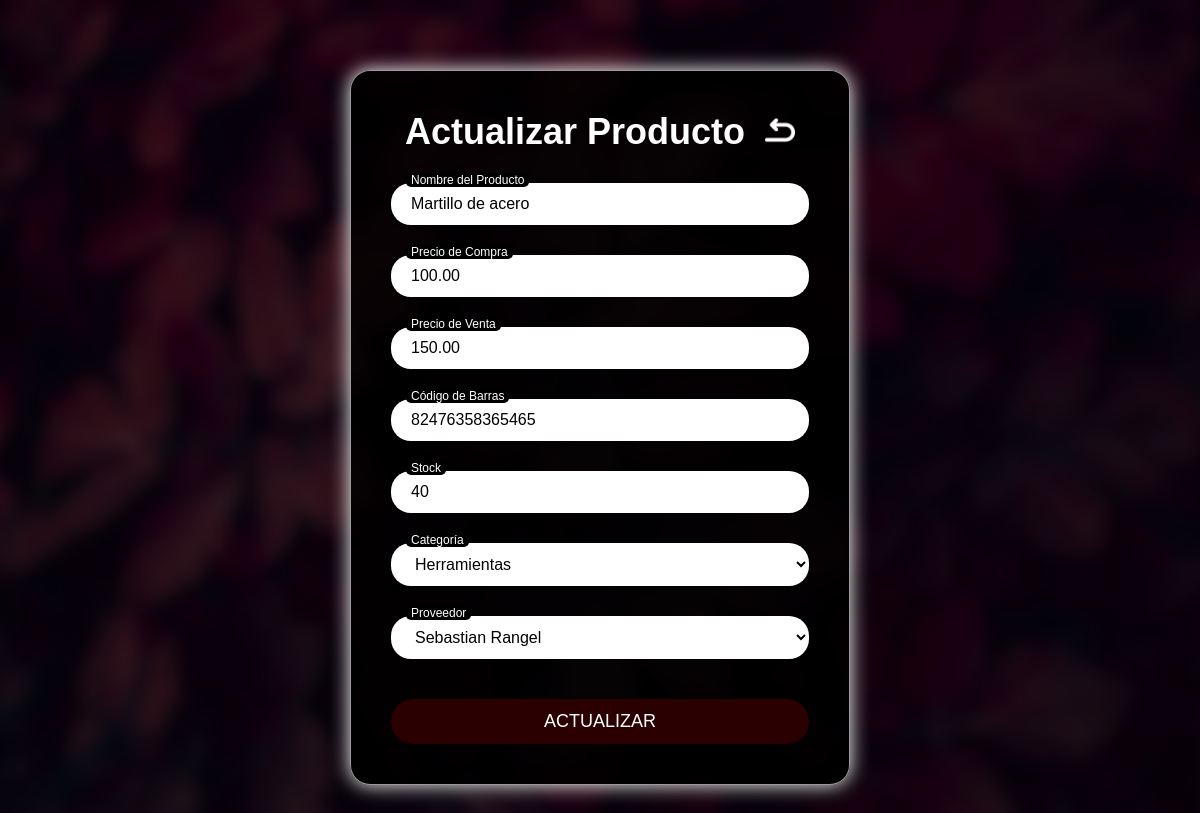
/Herreria/EditarProducto.php?idProducto=2 (signed in), run on the app's committed database.
### tables this page shows
CREATE TABLE Productos (
    idProducto INT AUTO_INCREMENT PRIMARY KEY,
    Nombre VARCHAR(100) NOT NULL,
    PrecioCompra DECIMAL(10,2) NOT NULL,
    PrecioVenta DECIMAL(10,2) NOT NULL,
    CodigoBarras BIGINT,
    Stock INT NOT NULL DEFAULT 0,
    Estado ENUM('Activo', 'Inactivo') NOT NULL DEFAULT 'Activo',
    idCategoria INT NOT NULL,
    idProveedor INT NOT NULL,

    CONSTRAINT fk_Productos_Categorias FOREIGN KEY (idCategoria)
        REFERENCES Categorias(idCategoria)
        ON DELETE RESTRICT
        ON UPDATE CASCADE,

    CONSTRAINT fk_Productos_Proveedores FOREIGN KEY (idProveedor)
        REFERENCES Proveedores(idProveedor)
        ON DELETE RESTRICT
        ON UPDATE CASCADE,

    CONSTRAINT chk_Precios CHECK (PrecioVenta >= PrecioCompra),
    CONSTRAINT chk_Stock CHECK (Stock >= 0)
);

CREATE TABLE Categorias (
    idCategoria INT AUTO_INCREMENT PRIMARY KEY,
    Nombre VARCHAR(100) NOT NULL UNIQUE
);

CREATE TABLE Proveedores (
    idProveedor INT AUTO_INCREMENT PRIMARY KEY,
    Estado ENUM('Activo', 'Inactivo') NOT NULL DEFAULT 'Activo',
    Nombre VARCHAR(100) NOT NULL
);

### Herreria/EditarProducto.php (the view, shortened to what this page needs)
<?php
$host = "db";
$usuario = "root";
$clave = "clave";
$bd = "HerreriaUG";
$conexion = new mysqli($host, $usuario, $clave, $bd);
$idEmpleado = $_SESSION['id'];
$conexion->query("SET @id_empleado_sesion := $idEmpleado");
$producto = [];
if (isset($_GET['idProducto']) && is_numeric($_GET['idProducto'])) {
    $idProducto = intval($_GET['idProducto']);
    $consulta = $conexion->prepare("SELECT * FROM Productos WHERE idProducto = ?");
    $consulta->bind_param("i", $idProducto);
    $consulta->execute();
    $resultado = $consulta->get_result();
    if ($resultado->num_rows > 0) {
        $producto = $resultado->fetch_assoc();
    } else {
        echo "Producto no encontrado.";
        exit;
    }
} elseif ($_SERVER["REQUEST_METHOD"] != "POST") {
    echo "ID de producto no válido.";
    exit;
}
?>
<!DOCTYPE html>
<html lang="es">
<head>
    <link rel="stylesheet" href="EditarProducto.css">
</head>
<body>
<main>
    <section class="centro">
        <div class="log">
            <div class="login">
                <form method="POST" action="EditarProducto.php">
                    <div class="titulo">
                        <h2>Actualizar Producto</h2>
                        <a href="Almacen.php">
                            <img src="Imagenes/atras.png" alt="Botón Atrás" class="boton-atras">
                        </a>
                    </div>
                    <div class="input-group">
                        <input type="text" name="Nombre" value="<?php echo htmlspecialchars($producto['Nombre']); ?>" required placeholder=" ">
                        <label for="Nombre">Nombre del Producto</label>
                    </div>
                    <div class="input-group">
                        <input type="number" step="0.01" name="PrecioCompra" value="<?php echo htmlspecialchars($producto['PrecioCompra']); ?>" min="0" required placeholder=" ">
                        <label for="PrecioCompra">Precio de Compra</label>
                    </div>
                    <div class="input-group">
                        <input type="number" step="0.01" name="PrecioVenta" value="<?php echo htmlspecialchars($producto['PrecioVenta']); ?>" min="0" required placeholder=" ">
                        <label for="PrecioVenta">Precio de Venta</label>
                    </div>
                    <div class="input-group">
                        <input type="number" name="CodigoBarras" value="<?php echo htmlspecialchars($producto['CodigoBarras']); ?>" required placeholder=" ">
                        <label for="CodigoBarras">Código de Barras</label>
                    </div>
                    <div class="input-group">
                        <input type="number" name="Stock" value="<?php echo htmlspecialchars($producto['Stock']); ?>" min="0" required placeholder=" ">
                        <label for="Stock">Stock</label>
                    </div>
                    <div class="input-group">
                        <select class="Opcion" name="idCategoria" required>
                            <?php
                            $consultaCategorias = $conexion->query("SELECT idCategoria, Nombre FROM Categorias");
                            if ($consultaCategorias) {
                                while ($categoria = $consultaCategorias->fetch_assoc()) {
                                    echo "<option value='" . $categoria['idCategoria'] . "' " .
                                        ($producto['idCategoria'] == $categoria['idCategoria'] ? 'selected' : '') . ">" .
                                        htmlspecialchars($categoria['Nombre']) . "</option>";
                                }
                            } else {
                                echo "<option>Error al cargar categorías</option>";
                            }
                            ?>
                        </select>
                        <label for="idCategoria">Categoría</label>
                    </div>
                    <div class="input-group">
                        <select class="Opcion" name="idProveedor" required>
                            <?php
                            $consultaProveedores = $conexion->query("SELECT idProveedor, Nombre FROM Proveedores");
                            if ($consultaProveedores) {
                                while ($proveedor = $consultaProveedores->fetch_assoc()) {
                                    echo "<option value='" . $proveedor['idProveedor'] . "' " .
                                        ($producto['idProveedor'] == $proveedor['idProveedor'] ? 'selected' : '') . ">" .
                                        htmlspecialchars($proveedor['Nombre']) . "</option>";
                                }
                            } else {
                                echo "<option>Error al cargar proveedores</option>";
                            }
                            ?>
                        </select>
                        <label for="idProveedor">Proveedor</label>
                    </div>
                    <button type="submit" class="Acceder" name="ActualizarProducto">Actualizar</button>
                </form>
            </div>
        </div>
    </section>
</main>
</body>
</html>

### Herreria/EditarProducto.css (style rules this page uses)
* { margin: 0; padding: 0; box-sizing: border-box; }
html, body { height: 100%; font-family: sans-serif; }
body { background-image: url('Imagenes/Fondo.png'); background-size: cover; background-position: center; background-repeat: no-repeat; background-attachment: fixed; display: flex; flex-direction: column; min-height: 100vh; }
main { flex: 1; display: flex; justify-content: center; align-items: flex-start; padding-top: 160px; width: 100%; padding-top: 70px; }
.centro { width: 100%; display: flex; justify-content: center; }
.log { display: flex; justify-content: center; width: 100%; }
.login { background-color: rgba(0, 0, 0, 0.85); padding: 40px; border-radius: 20px; width: 100%; max-width: 500px; margin-bottom: 40px; box-shadow: 0 0 20px rgb(255, 255, 255); border: 1px solid rgba(255, 255, 255, 0.6); }
.titulo h2 { font-size: 36px; margin-bottom: 30px; text-align: center; color: white; }
.input-group { position: relative; margin-bottom: 30px; width: 100%; }
.input-group input, .input-group select, .input-group textarea { width: 100%; padding: 12px 20px; border-radius: 20px; border: none; font-size: 16px; color: black; background-color: white; }
.input-group label { position: absolute; left: 20px; top: 12px; color: gray; font-size: 16px; pointer-events: none; transition: 0.2s ease all; }
.input-group input:focus + label, .input-group input:not(:placeholder-shown) + label, .input-group select:focus + label, .input-group select:not(:placeholder-shown) + label, .input-group textarea:focus + label, .input-group textarea:not(:placeholder-shown) + label { top: -10px; left: 15px; font-size: 12px; color: white; background-color: black; padding: 0 5px; border-radius: 5px; }
button.Acceder { width: 100%; padding: 12px; border-radius: 40px; border: none; background-color: #2B0001; color: white; font-size: 18px; text-transform: uppercase; cursor: pointer; transition: transform 0.3s ease, background-color 0.3s ease; margin-top: 10px; }
.titulo { display: flex; justify-content: center; align-items: center; margin-bottom: 30px; width: 100%; }
.titulo h2 { font-size: 36px; color: white; margin: 0; margin-right: 10px; }
.boton-atras { width: 30px; height: auto; cursor: pointer; transition: transform 0.3s ease; margin-left: 10px; }

### data on the page
productos: Nombre "Martillo de acero", PrecioCompra "100.00", PrecioVenta "150.00", CodigoBarras "82476358365465", Stock "40", idCategoria "Herramientas", idProveedor "Sebastian Rangel"
